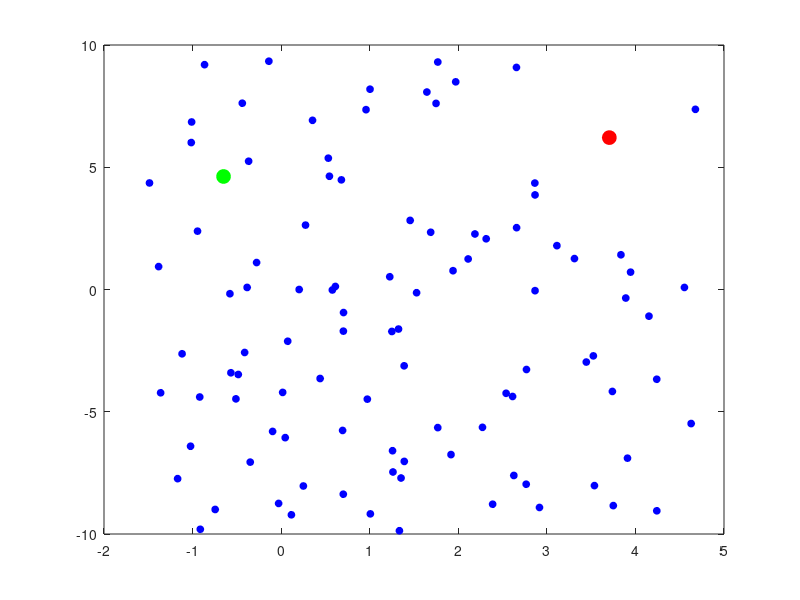

The MATLAB source for this figure: (Note: this script raises an error after producing the figure.)
%% Code setup (Do not modify, but please read) %%%%%%%%%%%%%%%%%%%%%%%%%%%%%%%%%%%%%%%%%%%%%

% Bounds on world
world_bounds_th = [-pi/2,(3/2)*pi];
world_bounds_thdot = [-10,10];

% Start and goal positions
figure(1); clf;
xs_start = (world_bounds_th(2) - world_bounds_th(1))*rand(1) + world_bounds_th(1);
ys_start = (world_bounds_thdot(2) - world_bounds_thdot(1))*rand(1) + world_bounds_thdot(1);
xs_goal = (world_bounds_th(2) - world_bounds_th(1))*rand(1) + world_bounds_th(1);
ys_goal = (world_bounds_thdot(2) - world_bounds_thdot(1))*rand(1) + world_bounds_thdot(1);

% plot start and goal positions
xy_start = [xs_start;ys_start]; plot(xy_start(1),xy_start(2),'ro','MarkerFaceColor','r','MarkerSize',10); hold on;
xy_goal = [xs_goal;ys_goal]; plot(xy_goal(1),xy_goal(2),'go','MarkerFaceColor','g','MarkerSize',10); drawnow;

% Initialize n random vertices in state space
n = 100;
xs = (world_bounds_th(2) - world_bounds_th(1))*rand(1,n) + world_bounds_th(1);
ys = (world_bounds_thdot(2) - world_bounds_thdot(1))*rand(1,n) + world_bounds_thdot(1);
prm_verts = [xs;ys];
hold on;
plot(prm_verts(1,:),prm_verts(2,:),'bo','MarkerFaceColor','b','MarkerSize',5);
drawnow;
N = 1;


% LQR Analysis get S and K for each vertex
g = 9.81; 
b = 0.1;
R = 0.1; 
Q = eye(2);
S_verts = []
K_verts = []
for k = 1:length(prm_verts)
    A = [0,1;-g*cos(xy(1)),-b];
    B = [0;1];
    [K,S] = lqr(A,B,Q,R);
    S_verts = [S_verts, S];
    K_verts = [K_verts, K];
end 

% K Closest neighbors 
k = 5
[closest_vertices] = closestVerticesLQR(prm_verts, S_verts, K_verts, k)




nearGoal = false; % This will be set to true if goal has been reached
minDistGoal = 0.25; % This is the convergence criterion. We will declare
                    % success when the tree reaches within 0.25 in distance
                    % from the goal. DO NOT MODIFY.


%% %%%%%%%%%%%%%%%%%%%%%%%%%%%%%%%%%%%%%%%%%%%%%%%%%%%%%%%%%%%%%%%%%%%%%%%%%%%%%%%%%%%%%%%%%%%%

%% FILL ME IN %%%%%%%%%%%%%%%%%%%%%%%%%%%%%%%%%%%%%%%%%%%%%%%%%%%%%%%%%%%%%%%%%%%%%%%%%%%%%%%%%
% Choose one of these methods
%method = 'euclidean'; % Euclidean distance metric (part b of problem)
method = 'lqr'; % LQR distance metric (part d of problem)
%% %%%%%%%%%%%%%%%%%%%%%%%%%%%%%%%%%%%%%%%%%%%%%%%%%%%%%%%%%%%%%%%%%%%%%%%%%%%%%%%%%%%%%%%%%%%%


figure(1); hold on;
axis([world_bounds_th, world_bounds_thdot]);
% RRT algorithm
while ~nearGoal
    % Sample point
    rnd = rand(1);
    % With probability 0.05, sample the goal. This promotes movement to the
    % goal.
    if rnd < 0.05
        xy = xy_goal;
    else
        % Sample from space with probability 0.95
        xs = (world_bounds_th(2) - world_bounds_th(1))*rand(1) + world_bounds_th(1);
        ys = (world_bounds_thdot(2) - world_bounds_thdot(1))*rand(1) + world_bounds_thdot(1);
        xy = [xs;ys];
    end
    
    %% FILL ME IN %%%%%%%%%%%%%%%%%%%%%%%%%%%%%%%%%%%%%%%%%%%%%%%%%%%%%%%%%%%%%%%%%%%%%%%%%%
    if strcmp(method, 'euclidean')
        [closest_vert,ix] = closestVertexEuclidean(rrt_verts(:,1:N),xy); % Write this function
    elseif strcmp(method, 'lqr')
        [closest_vert,K,ix] = closestVertexLQR(rrt_verts(:,1:N),xy); % Write this function
    end
    %%%%%%%%%%%%%%%%%%%%%%%%%%%%%%%%%%%%%%%%%%%%%%%%%%%%%%%%%%%%%%%%%%%%%%%%%%%%%%%%%%%%%%%%
    
    %% FILL ME IN %%%%%%%%%%%%%%%%%%%%%%%%%%%%%%%%%%%%%%%%%%%%%%%%%%%%%%%%%%%%%%%%%%%%%%%%%%
    if strcmp(method, 'euclidean')
        new_vert = extendEuclidean(closest_vert,xy); % Write this function
    else
        new_vert = extendLQR(closest_vert,xy,K); % Write this function
    end

    delete(hxy);
    figure(1);
    hxy = plot(xy(1),xy(2),'r.');axis([world_bounds_th, world_bounds_thdot]); 

    
    %%%%%%%%%%%%%%%%%%%%%%%%%%%%%%%%%%%%%%%%%%%%%%%%%%%%%%%%%%%%%%%%%%%%%%%%%%%%%%%%%%%%
    
     
    % Plot extension (Comment the next few lines out if you want your code to
    % run a bit quicker. The plotting is useful for debugging though.)
    figure(1)
    hold on
    plot(new_vert(1),new_vert(2),'bo','MarkerFaceColor','b','MarkerSize',5);
    % Plot line (but only if we are not wrapping to the other side of the
    % plot)
    if abs(closest_vert(1) - new_vert(1)) < 0.75*(2*pi)
        line([closest_vert(1),new_vert(1)],[closest_vert(2),new_vert(2)]);
    end
    axis([world_bounds_th, world_bounds_thdot]);

    
    %% DO NOT MODIFY THIS %%%%%%%%%%%%%%%%%%%%%%%%%%%%%%%%%%%%%%%%%%%%%%%%%%%%%%%%%%%%%%%
    % If it is collision free, add it to tree    
    N = N+1;
    if N > size(rrt_verts,2)
        rrt_verts = [rrt_verts zeros(size(rrt_verts))];
    end
    rrt_verts(:,N) = [new_vert;ix];
    
    % Check if we have reached goal
    if norm(xy_goal-new_vert) < minDistGoal
        break;
    end
    disp(N);
    
    %%%%%%%%%%%%%%%%%%%%%%%%%%%%%%%%%%%%%%%%%%%%%%%%%%%%%%%%%%%%%%%%%%%%%%%%%%%%%%%%%%%%%%
        
       
end

% Plot vertices in RRT
hold on;
plot(rrt_verts(1,:),rrt_verts(2,:),'bo','MarkerFaceColor','b','MarkerSize',5);
xys = []
while(N>0)
    N = rrt_verts(3,N);
    if N > 0
        disp(N);
        xys = [rrt_verts(1:2,N),xys];
    end 
end 
disp(xys);
ts = [];
for i=1:size(xys,2)
    ts = [ts, 0.1*(i-1)];
end 
xy_length = size(xys)
for k = 1:xy_length(2)-1
    first_vert = xys(:,k);
    second_vert = xys(:,k+1);
    disp(second_vert);
    if abs(first_vert(1) - second_vert(1)) < 0.75*(2*pi)
        line([first_vert(1),second_vert(1)],[first_vert(2),second_vert(2)],'Color','r');
    end
end
%disp(ts);
%pd = PendulumPlant;
%pv = PendulumVisualizer();
%traj = PPTrajectory(foh(ts,xys));
%traj = traj.setOutputFrame(pv.getInputFrame());
%playback(pv,traj);